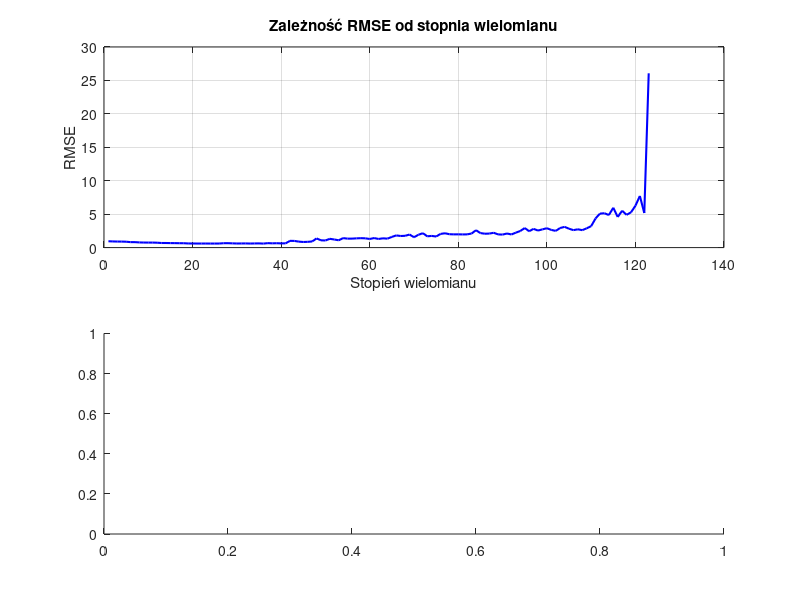

MATLAB code for this plot: (Note: this script raises an error after producing the figure.)
function [dates, y, rmse_values, M, c, ya] = calculate_rmse()
% 1) Wyznacza pierwiastek błędu średniokwadratowego w zależności od stopnia
%    aproksymacji wielomianowej danych przedstawiających produkcję energii.
% 2) Wyznacza i przedstawia na wykresie aproksymację wielomianową wysokiego
%    stopnia danych przedstawiających produkcję energii.
% Dla kraju C oraz źródła energii S:
% dates - wektor energy_2025.C.S.Dates (daty pomiaru produkcji energii)
% y - wektor energy_2025.C.S.EnergyProduction (poziomy miesięcznych produkcji energii)
% rmse_values(i,1) - RMSE wyznaczony dla wektora y i wielomianu i-tego stopnia
%     Rozmiar kolumnowego wektora wynosi length(y)-1.
% M - stopień wielomianu aproksymacyjnego przedstawionego na wykresie
% c - współczynniki wielomianu aproksymacyjnego przedstawionego na wykresie:
%       c = [c_M; ...; c_1; c_0]
% ya - wartości wielomianu aproksymacyjnego wyznaczone dla punktów danych
%       (rozmiar wektora ya powinien być taki sam jak rozmiar wektora y)

    M = 90; % stopień wielomianu aproksymacyjnego (dla wykresu)

    load energy_2025

    dates = energy_2025.Poland.Coal.Dates;
    y = energy_2025.Poland.Coal.EnergyProduction;

    N = numel(y);
    degrees = 1:N-1;

    x = linspace(0,1,N)';

    rmse_values = zeros(numel(degrees),1);

    % Oblicz RMSE dla każdego stopnia
    for m = degrees
        P_m = polyfit_qr(x, y, m);
        P_val = polyval(flipud(P_m), x);
        rmse = sqrt(mean((y - P_val).^2));
        rmse_values(m) = rmse;
    end

    % Aproksymacja wielomianu wysokiego stopnia (dla wykresu)
    c = polyfit_qr(x, y, M);
    c = c(end:-1:1); % odwrócenie kolejności wektora c: dostosowanie do polyval

    ya = polyval(c, x);

    % Wykresy
    subplot(2,1,1);
    plot(degrees, rmse_values, 'b-', 'LineWidth', 1.5);
    xlabel('Stopień wielomianu');
    ylabel('RMSE');
    title('Zależność RMSE od stopnia wielomianu');
    grid on;

    subplot(2,1,2);
    plot(dates, y, 'k-', 'DisplayName', 'Dane oryginalne'); 
    hold on;
    plot(dates, ya, 'r-', 'LineWidth', 1.5, 'DisplayName', sprintf('Aproksymacja (stopień %d)', M));
    xlabel('Data');
    ylabel('Produkcja energii');
    title('Aproksymacja danych produkcji energii');
    legend;
    grid on;

end

function c = polyfit_qr(x, y, M)
    % Wyznacza współczynniki wielomianu aproksymacyjnego stopnia M
    % z zastosowaniem rozkładu QR.
    % c - kolumnowy wektor wsp. wielomianu c = [c_0; ...; c_M]

    A = zeros(numel(x),M+1); % macierz Vandermonde o rozmiarze [n,M+1]
    for i = 0:M
        A(:,i+1) = x.^i;
    end
    [q1, r1] = qr(A, 0);
    c = r1 \ (q1.' * y);
end
